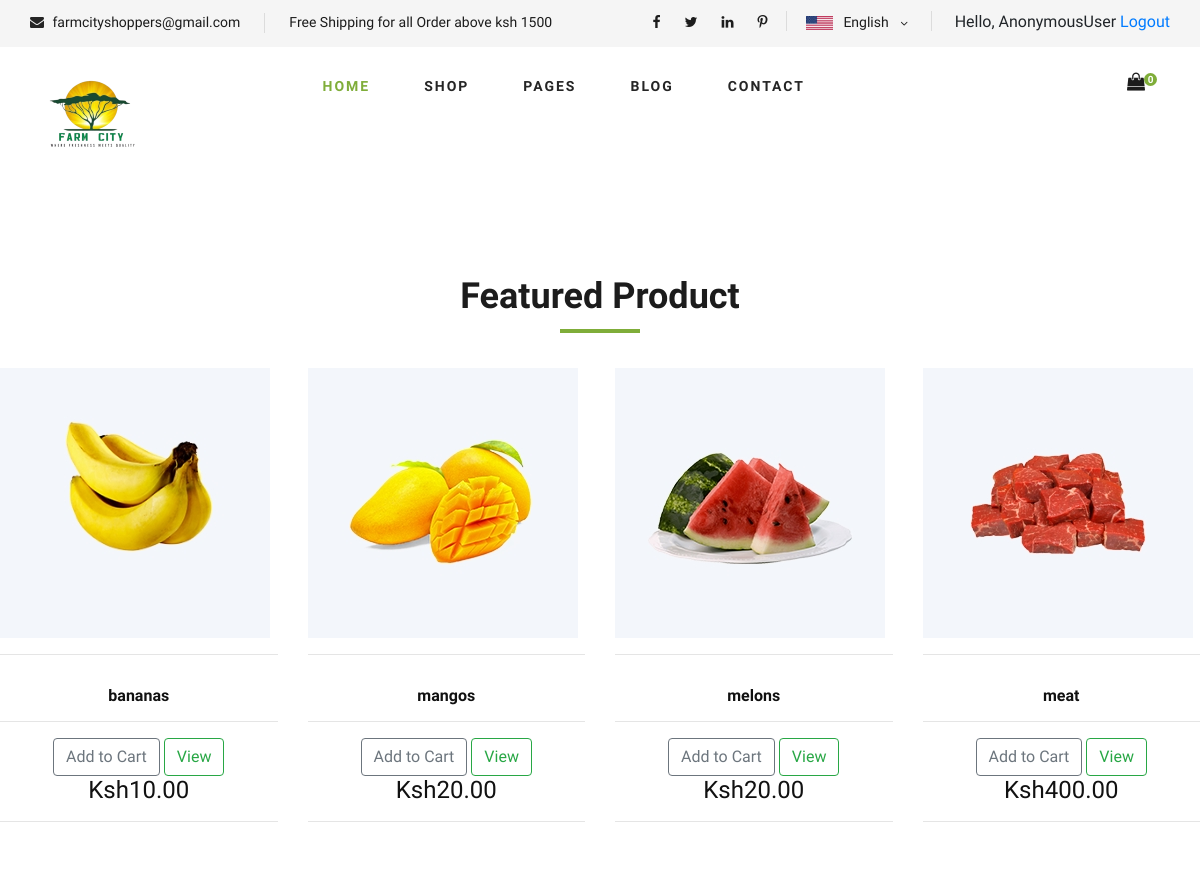
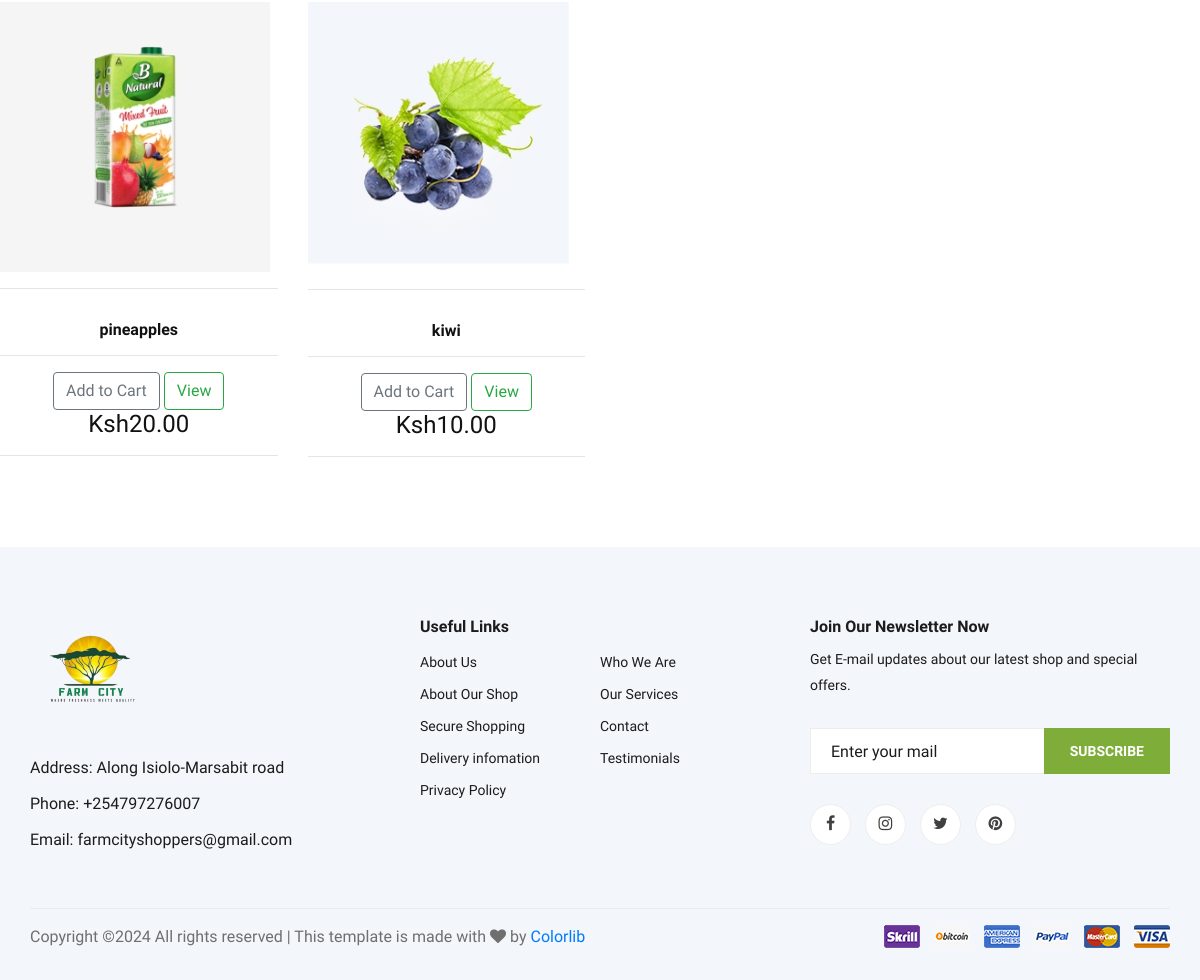
The page / on the database its author committed (2 pictures, top to bottom).
### farmcityecommerce/models.py (models this page shows, shortened)
class Product(models.Model):
    name = models.CharField(max_length=300,null=True)
    description= models.TextField()
    price= models.FloatField()
    Availability = models.BooleanField(default=False,null=True,blank=False)
    image = models.ImageField(upload_to='product/' ,null=True, blank=True)

### farmcityecommerce/views.py (the view)
# urls.py: path("", home, name='home'),
def home(request):
    products = Product.objects.all()
    cartItems = 0  # Default value for cart items
    if request.user.is_authenticated:
        try:
            customer = request.user.customer
        except Customer.DoesNotExist:
            customer = Customer.objects.create(user=request.user, email=request.user.email)
        order, created = Order.objects.get_or_create(customer=customer, complete=False)
        items = order.orderitem_set.all()
        cartItems = order.get_cart_items
    else:
        items = []
        order = {'get_cart_total': 0, 'get_cart_items': 0}
        cartItems = order['get_cart_items']
    context = {'products': products, 'cartItems': cartItems}
    return render(request, 'farmcityecommerce/home.html', context)

### farmcityecommerce/templates/farmcityecommerce/home.html (shortened to what this page needs)
{% extends 'partials/base.html' %}
{% load static %}
{% block content%}
    <section class="featured spad">
             <div class="section-title">
              <h2>Featured Product</h2>
            </div>
            <div class="row featured__filter">
                 {% for product in products %}
                 <div class="col-lg-3 col-md-4 col-sm-6">
                    <div class="featured__item">
                         <img class="thumbnail" src="{{ product.image.url }}">
                         <hr>
                         <div class="featured__item__text">
                            <h6><strong>{{ product.name }}</strong></h6>
                             <hr>
                             <button data-product={{product.id}} data-action="add" class="btn btn-outline-secondary add-btn updatecart">Add to Cart</button>
                             <a class="btn btn-outline-success" href="{% url 'farmcityecommerce:product' product.id %}">View</a>
                             <h4 class ="display: inline-block; float: right">Ksh{{product.price|floatformat:2}}</h4>
                             <hr>
                         </div>
                     </div>
                 </div>
                 {% endfor %}
            </div>
    </section>
</body>
</html>
{% endblock %}

### static/css/style.css (style rules this page uses)
html, body { height: 100%; font-family: "Cairo", sans-serif; -webkit-font-smoothing: antialiased; font-smoothing: antialiased; }
h1, h2, h3, h4, h5, h6 { margin: 0; color: #111111; font-weight: 400; font-family: "Cairo", sans-serif; }
h2 { font-size: 36px; }
h4 { font-size: 24px; }
h6 { font-size: 16px; }
img { max-width: 100%; }
.section-title { margin-bottom: 50px; text-align: center; }
.section-title h2 { color: #1c1c1c; font-weight: 700; position: relative; }
.section-title h2:after { position: absolute; left: 0; bottom: -15px; right: 0; height: 4px; width: 80px; background: #7fad39; content: ""; margin: 0 auto; }
.spad { padding-top: 100px; padding-bottom: 100px; }
.featured { padding-top: 80px; padding-bottom: 40px; }
.featured__item { margin-bottom: 50px; }
.featured__item__text { text-align: center; padding-top: 15px; }
.featured__item__text h6 { margin-bottom: 10px; }

### rows shown on the page
Product: image (picture), name "bananas", price "10.00"
Product: image (picture), name "mangos", price "20.00"
Product: image (picture), name "melons", price "20.00"
Product: image (picture), name "meat", price "400.00"
Product: image (picture), name "pineapples", price "20.00"
Product: image (picture), name "kiwi", price "10.00"

### other values the page prints
{{ request.user }} "AnonymousUser"
{{ cartItems }} "0"
